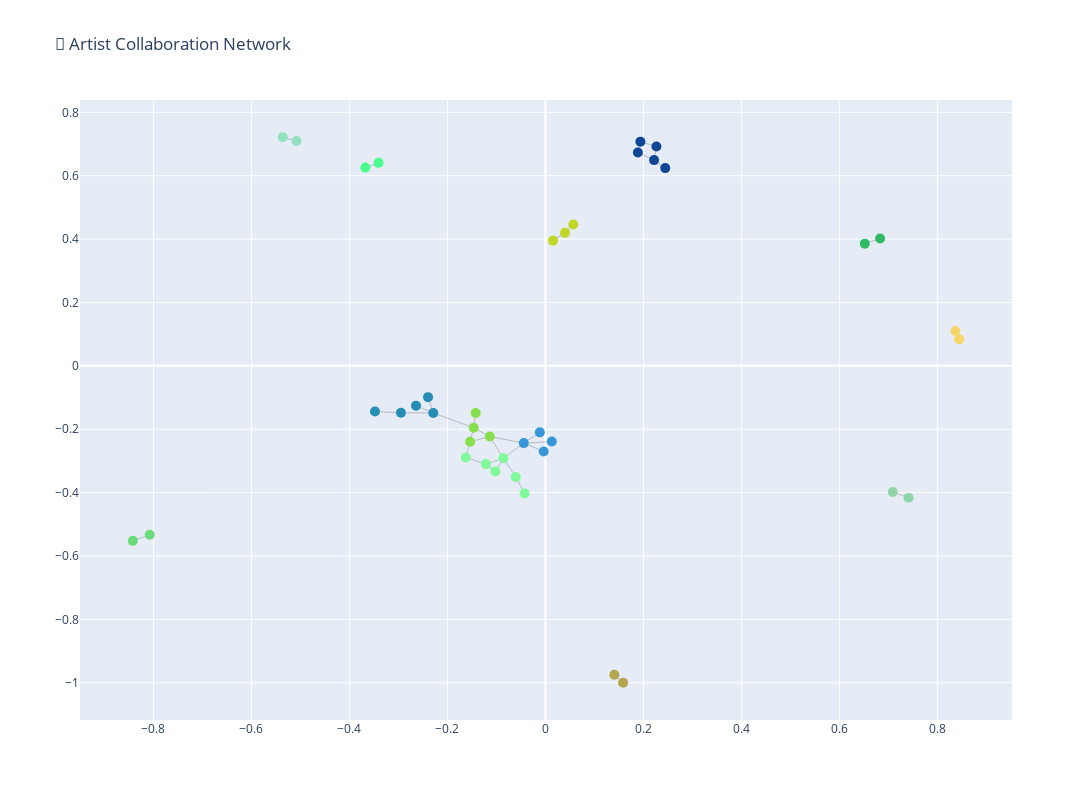

The notebook cell this image was saved under:
### Markdown cell above
# Visualize Collaboration Network
Visualize the collaboration network using Plotly, with nodes colored by community.

### Code cell
# Visualize Collaboration Network

# Compute positions for NetworkX graph with increased spacing
pos = nx.spring_layout(G_filtered, seed=42, k=0.3, iterations=100)

# Extract node positions
node_x = [pos[node][0] for node in G_filtered.nodes()]
node_y = [pos[node][1] for node in G_filtered.nodes()]

# Create figure
fig = go.Figure()

# Add edges (collaborations)
edge_x, edge_y = [], []
for edge in G_filtered.edges():
    x0, y0 = pos[edge[0]]
    x1, y1 = pos[edge[1]]
    edge_x.extend([x0, x1, None])
    edge_y.extend([y0, y1, None])

fig.add_trace(go.Scatter(
    x=edge_x, y=edge_y,
    line=dict(width=0.5, color='#888'),
    hoverinfo='none',
    mode='lines'
))

# Add nodes (artists, colored by community)
community_colors = {community: f"#{random.randint(0, 0xFFFFFF):06x}" for community in set(partition.values())}
node_colors = [community_colors[partition[node]] for node in G_filtered.nodes()]
fig.add_trace(go.Scatter(
    x=node_x, y=node_y, mode="markers",
    marker=dict(color=node_colors, size=10),
    text=[f"{node}" for node in G_filtered.nodes()],
    hoverinfo="text"
))

fig.update_layout(
    showlegend=False,
    hovermode="closest", 
    title="🎵 Artist Collaboration Network",
    width=1200,  # Set the width of the figure
    height=800   # Set the height of the figure
)
fig.show()

### Figure 1 — Plotly figure (JSON) as saved in the notebook; plotly's stock layout.template omitted (floating-point values rounded to 4 significant figures)
{"data": [{"hoverinfo": "none", "line": {"color": "#888", "width": 0.5}, "mode": "lines", "type": "scatter", "x": [-0.5079, -0.5361, null, 0.8444, 0.8368, null, -0.2948, -0.2288, null, -0.2948, -0.3478, null, -0.1023, -0.1214, null, -0.1023, -0.08565, null, -0.2395, -0.2288, null, -0.1214, -0.08565, null, -0.1214, -0.1625, null, 0.057, 0.03998, null, -0.003508, -0.0442, null, 0.709, 0.7412, null, -0.3675, -0.3406, null, -0.1625, -0.1537, null, -0.8075, -0.842, null, -0.1537, -0.1136, null, -0.1537, -0.1463, null, 0.1939, 0.1887, null, 0.1939, 0.2266, null, 0.1586, 0.1407, null, -0.06035, -0.08565, null, -0.06035, -0.04252, null, -0.2641, -0.2288, null, 0.6831, 0.6519, null, -0.1463, -0.1136, null, -0.1463, -0.1423, null, -0.1463, -0.2288, null, 0.01299, -0.0442, null, -0.1136, -0.0442, null, -0.1136, -0.08565, null, 0.2218, 0.2446, null, 0.2218, 0.1887, null, 0.2218, 0.2266, null, -0.01144, -0.0442, null, 0.01547, 0.03998, null, -0.0442, -0.08565, null], "y": [0.7093, 0.7214, null, 0.08368, 0.11, null, -0.1478, -0.1486, null, -0.1478, -0.1441, null, -0.3331, -0.31, null, -0.3331, -0.2917, null, -0.09877, -0.1486, null, -0.31, -0.2917, null, -0.31, -0.289, null, 0.446, 0.4197, null, -0.2701, -0.2438, null, -0.398, -0.4161, null, 0.6256, 0.6406, null, -0.289, -0.2397, null, -0.5327, -0.5523, null, -0.2397, -0.2229, null, -0.2397, -0.1954, null, 0.7076, 0.6731, null, 0.7076, 0.6921, null, -1, -0.975, null, -0.3506, -0.2917, null, -0.3506, -0.4026, null, -0.1256, -0.1486, null, 0.402, 0.3856, null, -0.1954, -0.2229, null, -0.1954, -0.1487, null, -0.1954, -0.1486, null, -0.2389, -0.2438, null, -0.2229, -0.2438, null, -0.2229, -0.2917, null, 0.6493, 0.6241, null, 0.6493, 0.6731, null, 0.6493, 0.6921, null, -0.2099, -0.2438, null, 0.3952, 0.4197, null, -0.2438, -0.2917, null]}, {"hoverinfo": "text", "marker": {"color": ["#92e0be", "#f4d768", "#268db4", "#7ff99a", "#268db4", "#7ff99a", "#c0d728", "#3797d9", "#90d5a9", "#49fd8f", "#7ff99a", "#6adc7d", "#86df4c", "#104696", "#b2a74f", "#7ff99a", "#268db4", "#31ba64", "#86df4c", "#3797d9", "#268db4", "#268db4", "#49fd8f", "#86df4c", "#b2a74f", "#86df4c", "#104696", "#3797d9", "#104696", "#6adc7d", "#c0d728", "#3797d9", "#31ba64", "#c0d728", "#92e0be", "#90d5a9", "#104696", "#f4d768", "#7ff99a", "#7ff99a", "#104696"], "size": 10}, "mode": "markers", "text": ["Lady Gaga", "Calvin Harris", "Playboi Carti", "Huncho Jack", "ScHoolboy Q", "Quavo", "League of Legends", "Ariana Grande", "Trippie Redd", "Kygo", "Justin Bieber", "Shawn Mendes", "Don Toliver", "Kid Cudi", "Tainy", "Young Thug", "Tyler, The Creator", "Drake", "Metro Boomin", "Lana Del Rey", "A$AP Mob", "A$AP Rocky", "OneRepublic", "Future", "Bad Bunny", "21 Savage", "Justin Timberlake", "Lily-Rose Depp", "Anna Kendrick", "Camila Cabello", "Imagine Dragons", "The Weeknd", "Lil Wayne", "Arcane", "Bradley Cooper", "Juice WRLD", "Daveed Diggs", "Ellie Goulding", "Gunna", "Travis Scott", "Eric Andre"], "type": "scatter", "x": [-0.5079, 0.8444, -0.2948, -0.1023, -0.2395, -0.1214, 0.057, -0.003508, 0.709, -0.3675, -0.1625, -0.8075, -0.1537, 0.1939, 0.1586, -0.06035, -0.2641, 0.6831, -0.1463, 0.01299, -0.3478, -0.2288, -0.3406, -0.1136, 0.1407, -0.1423, 0.2218, -0.01144, 0.2446, -0.842, 0.01547, -0.0442, 0.6519, 0.03998, -0.5361, 0.7412, 0.1887, 0.8368, -0.04252, -0.08565, 0.2266], "y": [0.7093, 0.08368, -0.1478, -0.3331, -0.09877, -0.31, 0.446, -0.2701, -0.398, 0.6256, -0.289, -0.5327, -0.2397, 0.7076, -1, -0.3506, -0.1256, 0.402, -0.1954, -0.2389, -0.1441, -0.1486, 0.6406, -0.2229, -0.975, -0.1487, 0.6493, -0.2099, 0.6241, -0.5523, 0.3952, -0.2438, 0.3856, 0.4197, 0.7214, -0.4161, 0.6731, 0.11, -0.4026, -0.2917, 0.6921]}], "layout": {"height": 800, "hovermode": "closest", "showlegend": false, "title": {"text": "🎵 Artist Collaboration Network"}, "width": 1200}}
